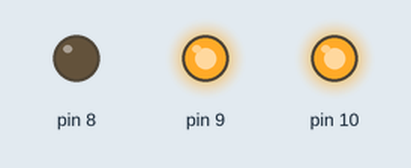
This sketch was run on a simulated Arduino Uno, built with avr-gcc and run on an emulated ATmega328P. Shown: output pins drawn as LEDs (lit = HIGH).

Above: at 0.2 s.
At 2.2 s:
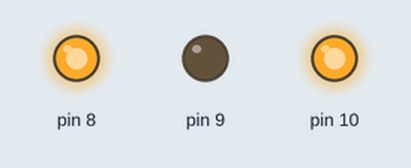
At 3.2 s:
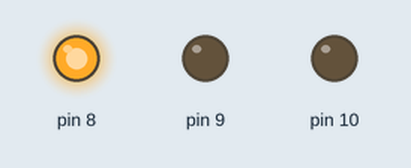
At 3.7 s:
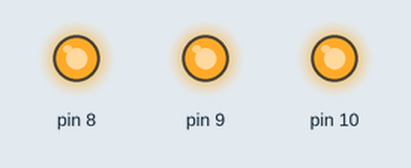
At 5.2 s:
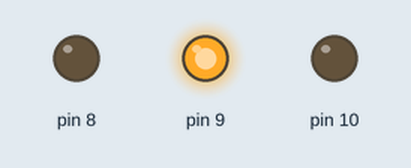
At 7.2 s:
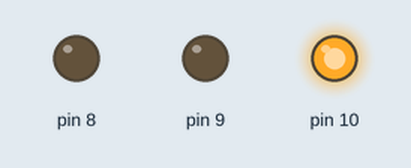
Timing chart, 0 to 7.8 s (numbered marks = the images above):
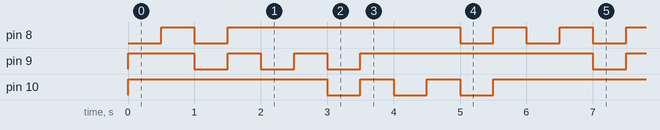

The sketch:

stage4b.ino
```cpp
void setup() {

  for(int pin = 8; pin <11; pin = pin +1)
  {
  pinMode(pin, OUTPUT);
  digitalWrite(pin, HIGH);
  }
}

// the loop routine runs over and over again forever:
void loop() {

  // for(int pin = 8; pin <11; pin = pin +1)

  {
  digitalWrite(8, LOW);
  delay(500);
  digitalWrite(8, HIGH);
  delay(500);
  digitalWrite(9, LOW);
  digitalWrite(8, LOW);
  delay(500);
  digitalWrite(9, HIGH);
  digitalWrite(8, HIGH);
  delay(500);
  digitalWrite(9, LOW);
  delay(500);
  digitalWrite(9, HIGH);
  delay(500);
  digitalWrite(10, LOW);
  digitalWrite(9, LOW);
  delay(500);
  digitalWrite(10, HIGH);
  digitalWrite(9, HIGH);
  delay(500);
  digitalWrite(10, LOW);
  delay(500);
  digitalWrite(10, HIGH);
  delay(500);
  digitalWrite(8, LOW);
  digitalWrite(10, LOW);
  delay(500);
  digitalWrite(8, HIGH);
  digitalWrite(10, HIGH);
  delay(500);
  }
}
```

Measured:
- by itself, pin 8: repeats every 6.0 s: LOW 0.50 s, HIGH 3.5 s, 2 × (LOW 0.50 s, HIGH 0.50 s)
- by itself, pin 9, pin 10: repeats every 6.0 s: 2 × (HIGH 0.50 s, LOW 0.50 s), HIGH 3.5 s, LOW 0.50 s
- by itself, everything shown: repeats every 6.0 s, in 12 steps
